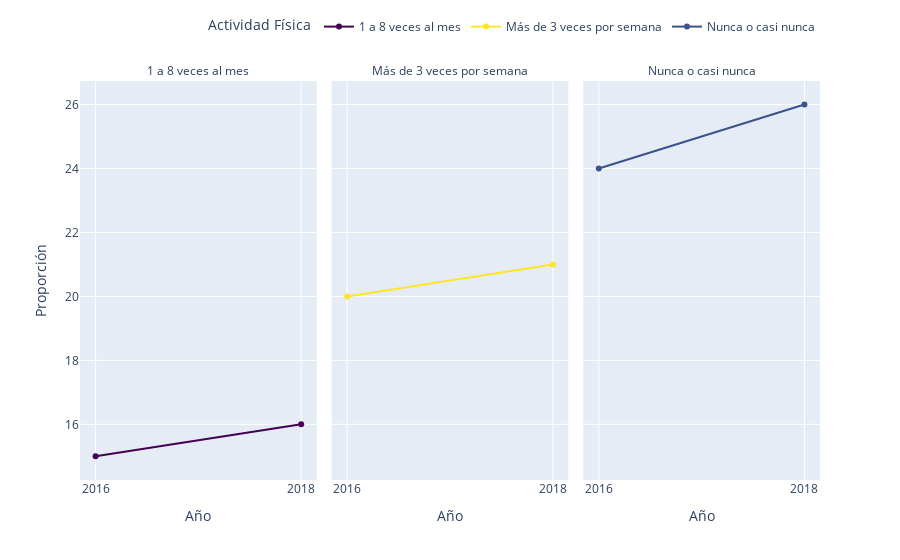

This figure's notebook cell:
### Code cell
gf_af_ola=grafo_var('s04_fac','Actividad Física')
gf_af_ola

### Figure 1 — Plotly figure (JSON) as saved in the notebook; plotly's stock layout.template omitted (floating-point values rounded to 4 significant figures)
{"data": [{"hovertemplate": "Actividad Física=1 a 8 veces al mes<br>Año=%{x}<br>Proporción=%{y}<extra></extra>", "legendgroup": "1 a 8 veces al mes", "line": {"color": "#440154", "dash": "solid"}, "marker": {"symbol": "circle"}, "mode": "lines+markers", "name": "1 a 8 veces al mes", "orientation": "v", "showlegend": true, "type": "scatter", "x": ["2016", "2018"], "xaxis": "x", "y": [15, 16], "yaxis": "y"}, {"hovertemplate": "Actividad Física=Más de 3 veces por semana<br>Año=%{x}<br>Proporción=%{y}<extra></extra>", "legendgroup": "Más de 3 veces por semana", "line": {"color": "#fde725", "dash": "solid"}, "marker": {"symbol": "circle"}, "mode": "lines+markers", "name": "Más de 3 veces por semana", "orientation": "v", "showlegend": true, "type": "scatter", "x": ["2016", "2018"], "xaxis": "x2", "y": [20, 21], "yaxis": "y2"}, {"hovertemplate": "Actividad Física=Nunca o casi nunca<br>Año=%{x}<br>Proporción=%{y}<extra></extra>", "legendgroup": "Nunca o casi nunca", "line": {"color": "#3b528b", "dash": "solid"}, "marker": {"symbol": "circle"}, "mode": "lines+markers", "name": "Nunca o casi nunca", "orientation": "v", "showlegend": true, "type": "scatter", "x": ["2016", "2018"], "xaxis": "x3", "y": [24, 26], "yaxis": "y3"}], "layout": {"annotations": [{"font": {}, "showarrow": false, "text": "1 a 8 veces al mes", "x": 0.16, "xanchor": "center", "xref": "paper", "y": 1, "yanchor": "bottom", "yref": "paper"}, {"font": {}, "showarrow": false, "text": "Más de 3 veces por semana", "x": 0.5, "xanchor": "center", "xref": "paper", "y": 1, "yanchor": "bottom", "yref": "paper"}, {"font": {}, "showarrow": false, "text": "Nunca o casi nunca", "x": 0.84, "xanchor": "center", "xref": "paper", "y": 1, "yanchor": "bottom", "yref": "paper"}], "autosize": true, "legend": {"orientation": "h", "title": {"text": "Actividad Física"}, "tracegroupgap": 0, "x": 1, "xanchor": "right", "y": 1.1, "yanchor": "bottom"}, "margin": {"t": 60}, "xaxis": {"anchor": "y", "autorange": true, "domain": [0, 0.32], "range": [-0.07172, 1.072], "title": {"text": "Año"}, "type": "category"}, "xaxis2": {"anchor": "y2", "autorange": true, "domain": [0.34, 0.66], "matches": "x", "range": [-0.07172, 1.072], "title": {"text": "Año"}, "type": "category"}, "xaxis3": {"anchor": "y3", "autorange": true, "domain": [0.68, 1.0], "matches": "x", "range": [-0.07172, 1.072], "title": {"text": "Año"}, "type": "category"}, "yaxis": {"anchor": "x", "autorange": true, "domain": [0, 1], "range": [14.14, 26.86], "title": {"text": "Proporción"}, "type": "linear"}, "yaxis2": {"anchor": "x2", "autorange": true, "domain": [0, 1], "matches": "y", "range": [14.14, 26.86], "showticklabels": false, "type": "linear"}, "yaxis3": {"anchor": "x3", "autorange": true, "domain": [0, 1], "matches": "y", "range": [14.14, 26.86], "showticklabels": false, "type": "linear"}}}
